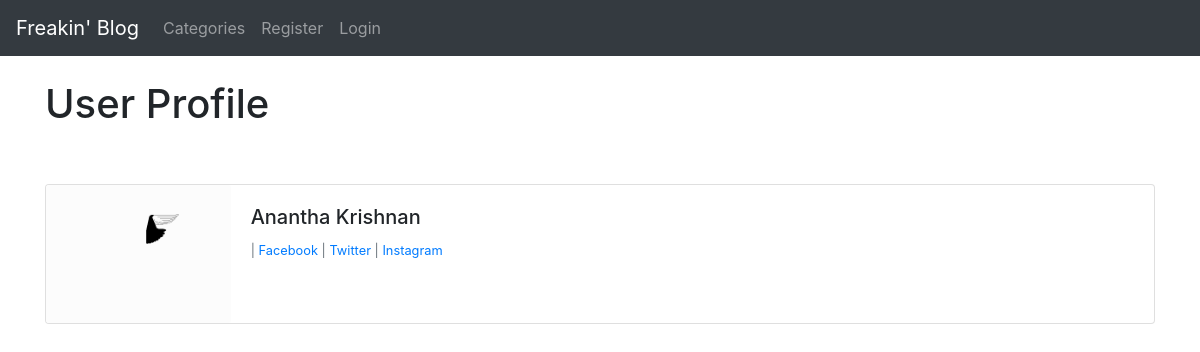
/members/1/profile/, run on the app's committed database.
### BlogApp/models.py (models this page shows, shortened)
class Profile(models.Model):
    user = models.OneToOneField(User, null=True, on_delete=models.CASCADE)
    bio = models.TextField()
    profile_pic = models.ImageField(null=True, blank=True, upload_to="images/profile/")
    website_url = models.CharField(max_length=255, null=True, blank=True)
    facebook_url = models.CharField(max_length=255, null=True, blank=True)
    twitter_url = models.CharField(max_length=255, null=True, blank=True)
    instagram_url = models.CharField(max_length=255, null=True, blank=True)

### MemberBlog/views.py (the view)
# urls.py: path('<int:pk>/profile/', ShowProfilePageView.as_view(), name='show_profile_page'),
class ShowProfilePageView(DetailView):
    model = Profile
    template_name = 'registration/user_profile.html'
    def get_context_data(self, *args, **kwargs):
        context = super(ShowProfilePageView, self).get_context_data(*args, **kwargs)
        page_user = get_object_or_404(Profile, id=self.kwargs['pk'])
        context["page_user"] = page_user
        return context

### MemberBlog/templates/registration/user_profile.html (shortened to what this page needs)
{% extends 'base.html' %}
{% load static %}
{% block content %}
<h1> User Profile </h1>
<br></br>
<div class="card mb-3">
  <div class="row no-gutters">
    <div class="col-md-2">
{% if page_user.profile_pic %}
      <img src="{{ page_user.profile_pic.url }}" class="card-img">
{% else %}
      <img src="{% static 'BlogApp/images/HS.png' %}" class="card-img">
{% endif %}
    </div>
    <div class="col-md-10">
      <div class="card-body">
        <h5 class="card-title">
            {{ page_user.user.first_name }}
            {{ page_user.user.last_name }}
        </h5>
<p class="small text-muted">
      {% if page_user.facebook_url %}
          | <a href="{{ page_user.facebook_url }}">  Facebook </a>
      {% endif %}
      {% if page_user.twitter_url %}
          | <a href="{{ page_user.twitter_url }}"> Twitter </a>
      {% endif %}
      {% if page_user.instagram_url %}
          | <a href="{{ page_user.instagram_url }}"> Instagram </a>
      {% endif %}
        </p>
      </div>
    </div>
  </div>
</div>
{% endblock %}

### data on the page
Profile: profile_pic (picture), user.first_name "Anantha", user.last_name "Krishnan"
